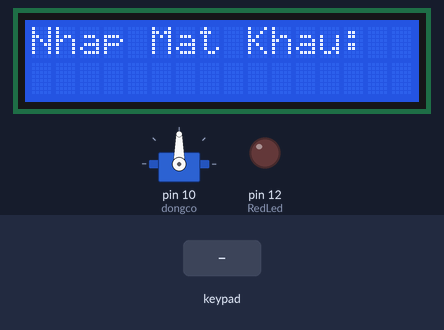
The sketch below on a simulated Arduino Uno, built with avr-gcc and run on an emulated ATmega328P. Shown: servo, 16×2 character LCD, output pins drawn as LEDs (lit = HIGH). The test bench sets the inputs (shaded band). Pins used as bus, display or sensor lines are not drawn; what the sketch prints to the serial monitor is not drawn.

Above: at 2.2 s.
2.3 s: keypad keys 1 2 3 4 pressed 0.4 s apart
At 4.2 s:
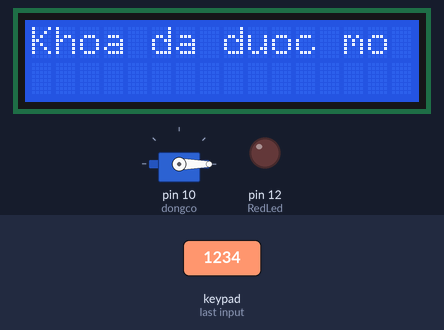
6.9 s: keypad keys 5 4 3 2 pressed 0.4 s apart
At 10.3 s:
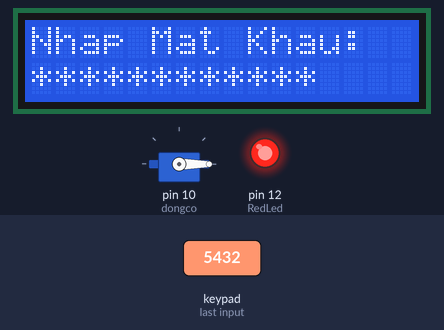
10.6 s: keypad keys 4 3 2 1 pressed 0.4 s apart
At 13.6 s:
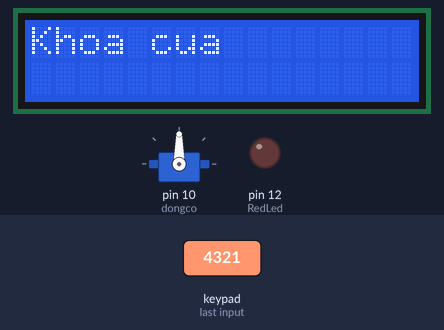
14.4 s: keypad keys 5 4 3 2 A pressed 0.4 s apart
At 17.4 s:
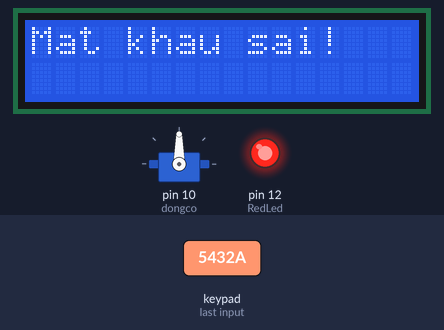
Timing chart, 0 to 18.9 s (numbered marks = the images above; inputs shaded):
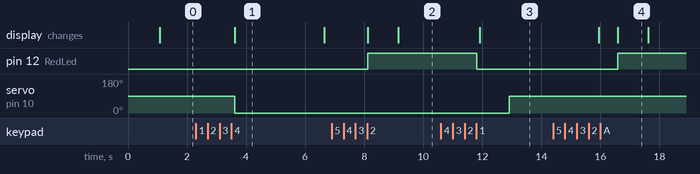

The sketch:

doorlockversion1.ino
```cpp
/* @file CustomKeypad.pde
|| @version 1.0
|| @author Alexander Brevig
|| @contact alexanderbrevig@gmail.com
||
|| @description
|| | Demonstrates changing the keypad size and key values.
|| #
*/
#include <Keypad.h>
#include<Servo.h>
#include<Wire.h>
#include <LiquidCrystal_I2C.h>

LiquidCrystal_I2C lcd(0x27, 16, 2);
int vcc=11;
int relay_pin=11;
const byte ROWS = 4; //four rows
const byte COLS = 4; //four columns
char password[5];
char On_equip[]= "1234";
char Off_equip[]="4321";
int i=0;
int on=0;
int Buzzer=13;
int RedLed = 12;
Servo dongco;
//define the cymbols on the buttons of the keypads
char hexaKeys[ROWS][COLS] = {
  {'0','1','2','3'},
  {'4','5','6','7'},
  {'8','9','A','B'},
  {'C','D','E','F'}
};
byte rowPins[ROWS] = {5, 4, 3, 2}; //connect to the row pinouts of the keypad
byte colPins[COLS] = {6, 7, 8, 9}; //connect to the column pinouts of the keypad

//initialize an instance of class NewKeypad
Keypad customKeypad = Keypad( makeKeymap(hexaKeys), rowPins, colPins, ROWS, COLS);

void setup(){
  Serial.begin(9600);
  pinMode(RedLed,OUTPUT);
  //pinMode(Buzzer, OUTPUT);
  dongco.attach(10);
  lcd.init();
  lcd.backlight();
  dongco.write(90);
  delay(1000);
  pinMode(relay_pin, OUTPUT);
  pinMode(vcc, OUTPUT);
}

void loop(){
  digitalWrite(relay_pin,HIGH);
  //hiển thị mật khẩu đã nhập
  lcd.setCursor(0,0);
  lcd.print("Nhap Mat Khau: ");
  // for (int j = 0; j < i; j++) {
  //   lcd.setCursor(j,1);
  //   lcd.print(password[j]);
  // }

  //nhập mật khẩu từ keypad
  char customKey = customKeypad.getKey();

  if (customKey){
    password[i]=customKey;
    i++;
    on++;
    Serial.println(password);
  }

  //kiểm tra mật khẩu khi đã nhập đủ
  if(on==4){
    if(!strcmp(password, On_equip)){
      digitalWrite(RedLed,LOW);
      i=0;
      Serial.println(" mat khau dung, mo khoa");
      delay(100);
      lcd.clear();
      lcd.setCursor(0,0);
      lcd.print("Khoa da duoc mo");
      //tone(Buzzer, 2000,200);

      dongco.write(0);
      delay(1000);
      digitalWrite(relay_pin,LOW);
      delay(2000);

    }
    else if(!strcmp(password, Off_equip)){
      digitalWrite(RedLed,LOW);
      Serial.println("khoa cua");
      i=0;
      delay(100);
      lcd.setCursor(1,0);
      lcd.clear();
      lcd.print("Khoa cua");
      delay(1000);
      //tone(Buzzer, 2000,200);
      dongco.write(90);
      delay(1000);
      digitalWrite(relay_pin,HIGH);
      delay(2000);
    }

    else {
      i=0;
      Serial.println("SAI MAT KHAU NHAP LAI.....");
      lcd.clear();
      lcd.setCursor(0,0);
      lcd.print("Mat khau sai!");
      digitalWrite(RedLed,HIGH);
      delay(1000);
    }

    // Reset mật khẩu về trạng thái không chứa ký tự nào
    // for (int j = 0; j < 4; j++) {
    //   password[j] = '\0';
    // }

    lcd.clear();
    lcd.setCursor(0,0);
    lcd.print("Nhap Mat Khau: ");
    lcd.setCursor(0,1);
    lcd.print("************");
    on=0;
  }
}
```

Measured:
- after the input at 2.3 s, servo on pin 10 (dongco): 90° → 0° after 1.3 s; the display: changes after 1.3 s (image 1)
- after the input at 6.9 s, pin 12 (RedLed): LOW → HIGH after 1.2 s; the display: first changes after 1.2 s (image 2 shows a later state)
- after the input at 10.6 s, pin 12 (RedLed): HIGH → LOW after 1.2 s; servo on pin 10 (dongco): 0° → 90° after 2.3 s; the display: changes after 1.3 s (image 3)
- after the input at 14.4 s, pin 12 (RedLed): LOW → HIGH after 2.2 s; the display: first differs from a run without the input after 2.2 s (image 4)
- what the display in image 1 shows lasts 3.1 s, from 3.6 s to 6.7 s
- what the display in image 4 shows lasts 1.0 s, from 16.6 s to 17.6 s
